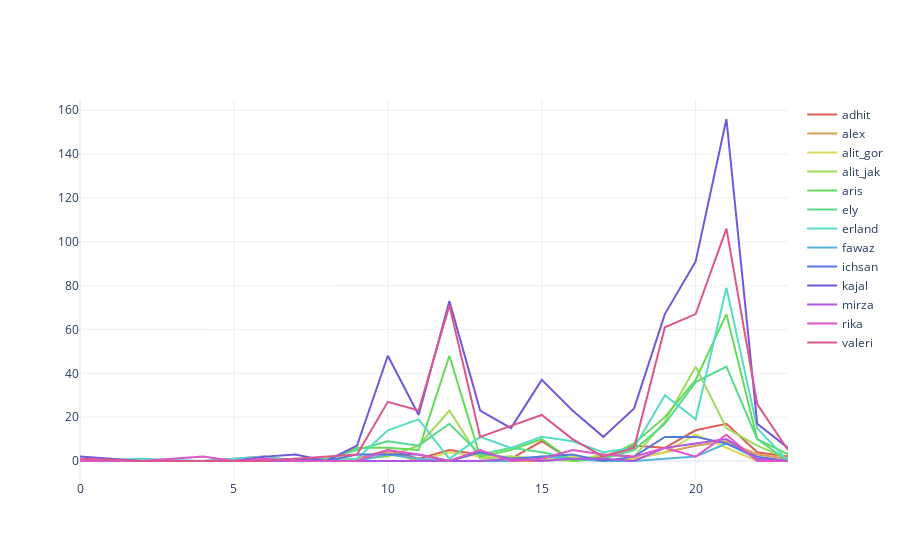

This figure's notebook cell:
### Markdown cell above
Hourly user activity

### Code cell
fig = FigureBuilder(chat).user_interventions_count_linechart(date_mode='hour', title=None, xlabel=None)
py.plot(fig, filename='Hourly user activity', auto_open=False)
fig

### Figure 1 — Plotly figure (JSON) as saved in the notebook; plotly's stock layout.template omitted (floating-point values rounded to 4 significant figures)
{"data": [{"line": {"color": "#DB5F57"}, "name": "adhit", "showlegend": true, "text": [0, 2, 4, 5, 6, 7, 8, 9, 10, 11, 12, 13, 14, 15, 16, 17, 18, 19, 20, 21, 22, 23], "type": "scatter", "x": [0, 2, 4, 5, 6, 7, 8, 9, 10, 11, 12, 13, 14, 15, 16, 17, 18, 19, 20, 21, 22, 23], "y": [0, 0, 0, 1, 2, 0, 0, 1, 5, 1, 5, 3, 1, 9, 0, 2, 7, 6, 14, 17, 4, 2]}, {"line": {"color": "#DB9C57"}, "name": "alex", "showlegend": true, "text": [0, 2, 4, 5, 6, 7, 8, 9, 10, 11, 12, 13, 14, 15, 16, 17, 18, 19, 20, 21, 22, 23], "type": "scatter", "x": [0, 2, 4, 5, 6, 7, 8, 9, 10, 11, 12, 13, 14, 15, 16, 17, 18, 19, 20, 21, 22, 23], "y": [0, 0, 0, 0, 0, 0, 0, 1, 4, 0, 0, 4, 0, 0, 1, 0, 1, 4, 7, 9, 3, 1]}, {"line": {"color": "#DBD957"}, "name": "alit_gor", "showlegend": true, "text": [0, 2, 4, 5, 6, 7, 8, 9, 10, 11, 12, 13, 14, 15, 16, 17, 18, 19, 20, 21, 22, 23], "type": "scatter", "x": [0, 2, 4, 5, 6, 7, 8, 9, 10, 11, 12, 13, 14, 15, 16, 17, 18, 19, 20, 21, 22, 23], "y": [0, 0, 0, 0, 0, 0, 0, 0, 0, 0, 4, 2, 2, 0, 2, 0, 1, 4, 12, 6, 0, 0]}, {"line": {"color": "#A0DB57"}, "name": "alit_jak", "showlegend": true, "text": [0, 2, 4, 5, 6, 7, 8, 9, 10, 11, 12, 13, 14, 15, 16, 17, 18, 19, 20, 21, 22, 23], "type": "scatter", "x": [0, 2, 4, 5, 6, 7, 8, 9, 10, 11, 12, 13, 14, 15, 16, 17, 18, 19, 20, 21, 22, 23], "y": [0, 0, 0, 0, 0, 0, 0, 1, 2, 7, 23, 1, 2, 1, 0, 3, 2, 18, 43, 15, 7, 1]}, {"line": {"color": "#63DB57"}, "name": "aris", "showlegend": true, "text": [0, 2, 4, 5, 6, 7, 8, 9, 10, 11, 12, 13, 14, 15, 16, 17, 18, 19, 20, 21, 22, 23], "type": "scatter", "x": [0, 2, 4, 5, 6, 7, 8, 9, 10, 11, 12, 13, 14, 15, 16, 17, 18, 19, 20, 21, 22, 23], "y": [0, 0, 0, 0, 0, 0, 0, 6, 6, 5, 48, 2, 5, 10, 0, 1, 8, 20, 37, 67, 10, 3]}, {"line": {"color": "#57DB87"}, "name": "ely", "showlegend": true, "text": [0, 2, 4, 5, 6, 7, 8, 9, 10, 11, 12, 13, 14, 15, 16, 17, 18, 19, 20, 21, 22, 23], "type": "scatter", "x": [0, 2, 4, 5, 6, 7, 8, 9, 10, 11, 12, 13, 14, 15, 16, 17, 18, 19, 20, 21, 22, 23], "y": [0, 0, 0, 0, 0, 0, 1, 5, 9, 7, 17, 3, 6, 4, 1, 1, 5, 17, 36, 43, 10, 0]}, {"line": {"color": "#57DBC5"}, "name": "erland", "showlegend": true, "text": [0, 2, 4, 5, 6, 7, 8, 9, 10, 11, 12, 13, 14, 15, 16, 17, 18, 19, 20, 21, 22, 23], "type": "scatter", "x": [0, 2, 4, 5, 6, 7, 8, 9, 10, 11, 12, 13, 14, 15, 16, 17, 18, 19, 20, 21, 22, 23], "y": [0, 1, 0, 1, 2, 0, 0, 1, 14, 19, 1, 11, 6, 11, 9, 4, 6, 30, 19, 79, 15, 0]}, {"line": {"color": "#57B5DB"}, "name": "fawaz", "showlegend": true, "text": [0, 2, 4, 5, 6, 7, 8, 9, 10, 11, 12, 13, 14, 15, 16, 17, 18, 19, 20, 21, 22, 23], "type": "scatter", "x": [0, 2, 4, 5, 6, 7, 8, 9, 10, 11, 12, 13, 14, 15, 16, 17, 18, 19, 20, 21, 22, 23], "y": [0, 0, 0, 0, 0, 0, 0, 0, 3, 1, 0, 0, 0, 2, 1, 0, 0, 1, 2, 8, 1, 0]}, {"line": {"color": "#5778DB"}, "name": "ichsan", "showlegend": true, "text": [0, 2, 4, 5, 6, 7, 8, 9, 10, 11, 12, 13, 14, 15, 16, 17, 18, 19, 20, 21, 22, 23], "type": "scatter", "x": [0, 2, 4, 5, 6, 7, 8, 9, 10, 11, 12, 13, 14, 15, 16, 17, 18, 19, 20, 21, 22, 23], "y": [0, 0, 0, 0, 0, 1, 0, 3, 3, 3, 0, 4, 1, 2, 3, 0, 2, 11, 11, 8, 2, 0]}, {"line": {"color": "#7357DB"}, "name": "kajal", "showlegend": true, "text": [0, 2, 4, 5, 6, 7, 8, 9, 10, 11, 12, 13, 14, 15, 16, 17, 18, 19, 20, 21, 22, 23], "type": "scatter", "x": [0, 2, 4, 5, 6, 7, 8, 9, 10, 11, 12, 13, 14, 15, 16, 17, 18, 19, 20, 21, 22, 23], "y": [2, 0, 0, 0, 2, 3, 0, 7, 48, 21, 73, 23, 15, 37, 23, 11, 24, 67, 91, 156, 17, 6]}, {"line": {"color": "#B057DB"}, "name": "mirza", "showlegend": true, "text": [0, 2, 4, 5, 6, 7, 8, 9, 10, 11, 12, 13, 14, 15, 16, 17, 18, 19, 20, 21, 22, 23], "type": "scatter", "x": [0, 2, 4, 5, 6, 7, 8, 9, 10, 11, 12, 13, 14, 15, 16, 17, 18, 19, 20, 21, 22, 23], "y": [0, 0, 0, 0, 0, 0, 0, 0, 0, 0, 0, 0, 1, 0, 1, 1, 0, 6, 8, 10, 1, 0]}, {"line": {"color": "#DB57C9"}, "name": "rika", "showlegend": true, "text": [0, 2, 4, 5, 6, 7, 8, 9, 10, 11, 12, 13, 14, 15, 16, 17, 18, 19, 20, 21, 22, 23], "type": "scatter", "x": [0, 2, 4, 5, 6, 7, 8, 9, 10, 11, 12, 13, 14, 15, 16, 17, 18, 19, 20, 21, 22, 23], "y": [0, 0, 2, 0, 1, 0, 0, 0, 5, 3, 0, 5, 0, 1, 5, 3, 2, 6, 2, 12, 0, 0]}, {"line": {"color": "#DB578C"}, "name": "valeri", "showlegend": true, "text": [0, 2, 4, 5, 6, 7, 8, 9, 10, 11, 12, 13, 14, 15, 16, 17, 18, 19, 20, 21, 22, 23], "type": "scatter", "x": [0, 2, 4, 5, 6, 7, 8, 9, 10, 11, 12, 13, 14, 15, 16, 17, 18, 19, 20, 21, 22, 23], "y": [1, 0, 0, 0, 0, 1, 2, 3, 27, 23, 71, 11, 16, 21, 10, 2, 6, 61, 67, 106, 26, 5]}], "layout": {}}
